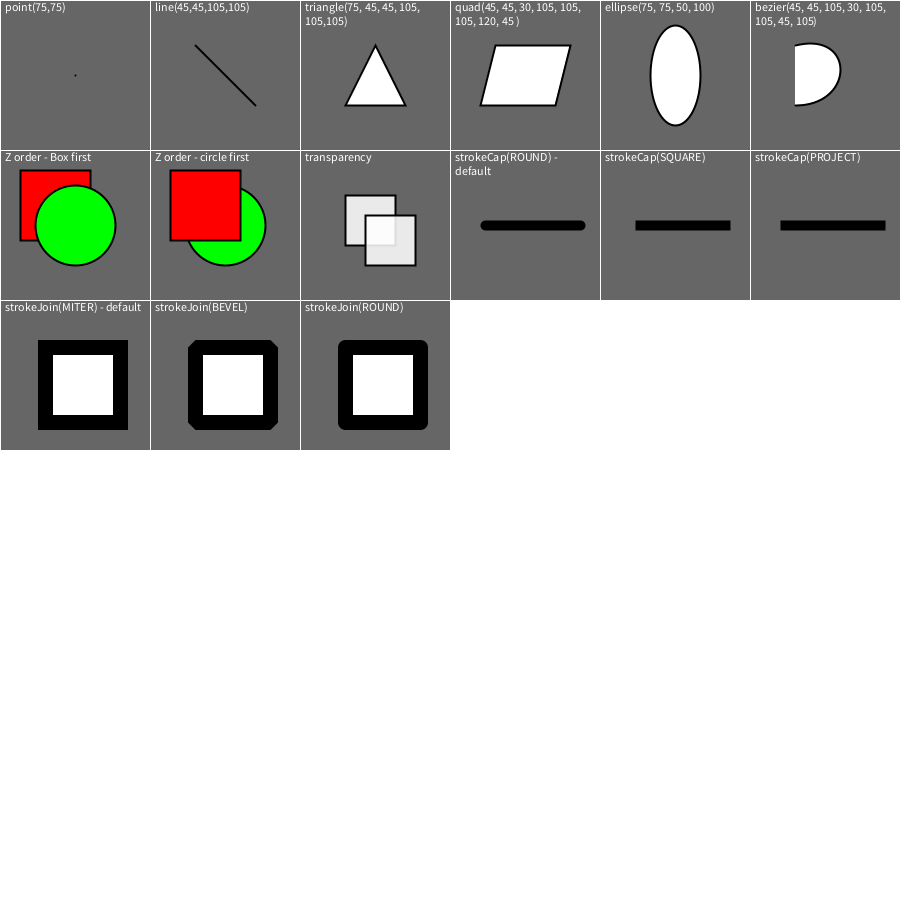
Frame 1 (no input)
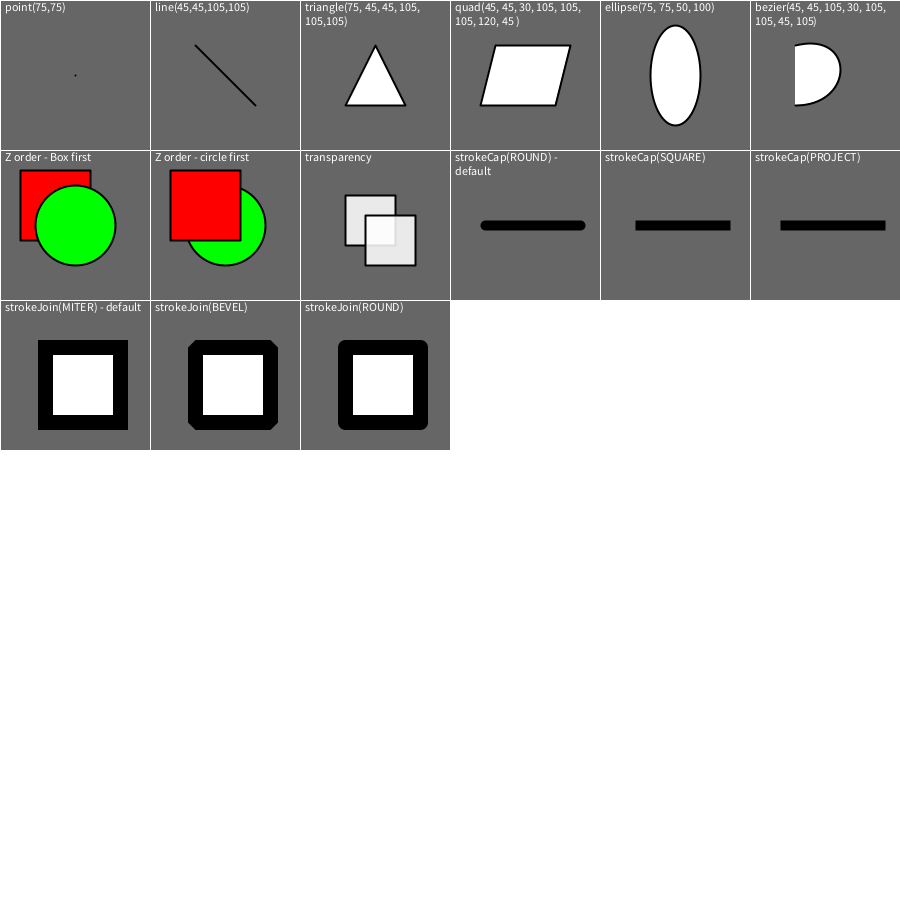
Frame 2 (the mouse pressed at the canvas centre, redrawn once)

The Processing sketch that drew these frames (run headless with seeded random() and noise(); the mouse was pressed at the canvas centre and the sketch redrawn once):

// Processing sketch: ex02p28
// ── ex02p28.pde
// comment

int bkg = 102;
int bkgStep = 0; 
int boxSize = 150;
int boxX = 0;
int boxY = 0;

void setup() {
  size(900,900);
  background(255);
  noLoop();
}

void draw() {


    initExample("point(75,75)");    
    point(75,75);

    translate(150, 0);
    initExample("line(45,45,105,105)");    
    line(45,45,105,105);

    translate(150, 0);
    initExample("triangle(75, 45, 45, 105, 105,105)");    
    triangle(75, 45, 45, 105, 105,105);

    translate(150, 0);
    initExample("quad(45, 45, 30, 105, 105, 105, 120, 45 )");    
    quad(45, 45, 30, 105, 105, 105, 120, 45 );

    translate(150, 0);
    initExample("ellipse(75, 75, 50, 100)");    
    ellipse(75, 75, 50, 100);

    translate(150, 0);
    initExample("bezier(45, 45, 105, 30, 105, 105, 45, 105)");    
    bezier(45, 45, 105, 30, 105, 105, 45, 105);  

    translate(-750, 150);
    initExample("Z order - Box first");    
    fill(255,0,0);
    rect(20,20,70,70); 
    fill(0,255,0);
    ellipse(75,75, 80, 80);

    translate(150, 0);
    initExample("Z order - circle first");    
    fill(0,255,0);
    ellipse(75,75, 80, 80);
    fill(255,0,0);
    rect(20,20,70,70); 

    translate(150, 0);
    initExample("transparency");    
    fill(255,220);
    rect(45,45,50,50);
    rect(65,65,50,50);

    translate(150, 0);
    initExample("strokeCap(ROUND) - default");    
    smooth();
    strokeWeight(10);
    line(35,75,130,75);

    translate(150, 0);
    initExample("strokeCap(SQUARE)");    
    smooth();
    strokeWeight(10);
    strokeCap(SQUARE);
    line(35,75,130,75);

    translate(150, 0);
    initExample("strokeCap(PROJECT)");    
    smooth();
    strokeWeight(10);
    strokeCap(PROJECT);
    line(35,75,130,75);

    translate(-750, 150);
    initExample("strokeJoin(MITER) - default");    
    smooth();
    strokeJoin(MITER);
    strokeWeight(15);
    rect(45,47,75,75);

    translate(150, 0);
    initExample("strokeJoin(BEVEL)");    
    smooth();
    strokeWeight(15);
    strokeJoin(BEVEL);
    rect(45,47,75,75);

    translate(150, 0);
    initExample("strokeJoin(ROUND)");    
    smooth();
    strokeWeight(15);
    strokeJoin(ROUND);
    rect(45,47,75,75);   
}


void initExample(String cmd) {

    fill(bkg += bkgStep);
    stroke(255);
    strokeCap(ROUND);
    strokeWeight(1);
    rect(0,0,boxSize,boxSize);
    fill(255);
    text(cmd,5,2,140,80);
    strokeWeight(2);
    stroke(0);

}
